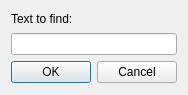
<?xml version="1.0" encoding="UTF-8"?>
<ui version="4.0">
 <class>Dialog</class>
 <widget class="QDialog" name="Dialog">
  <property name="geometry">
   <rect>
    <x>0</x>
    <y>0</y>
    <width>174</width>
    <height>95</height>
   </rect>
  </property>
  <property name="windowTitle">
   <string>Dialog</string>
  </property>
  <layout class="QVBoxLayout" name="verticalLayout">
   <item>
    <layout class="QVBoxLayout" name="verticalLayout_2">
     <item>
      <widget class="QLabel" name="label">
       <property name="minimumSize">
        <size>
         <width>71</width>
         <height>16</height>
        </size>
       </property>
       <property name="maximumSize">
        <size>
         <width>71</width>
         <height>16</height>
        </size>
       </property>
       <property name="text">
        <string>Text to find:</string>
       </property>
      </widget>
     </item>
     <item>
      <widget class="QLineEdit" name="lineEdit"/>
     </item>
    </layout>
   </item>
   <item>
    <widget class="QDialogButtonBox" name="buttonBox">
     <property name="orientation">
      <enum>Qt::Horizontal</enum>
     </property>
     <property name="standardButtons">
      <set>QDialogButtonBox::Cancel|QDialogButtonBox::Ok</set>
     </property>
    </widget>
   </item>
  </layout>
 </widget>
 <resources/>
 <connections>
  <connection>
   <sender>buttonBox</sender>
   <signal>accepted()</signal>
   <receiver>Dialog</receiver>
   <slot>accept()</slot>
   <hints>
    <hint type="sourcelabel">
     <x>248</x>
     <y>254</y>
    </hint>
    <hint type="destinationlabel">
     <x>157</x>
     <y>274</y>
    </hint>
   </hints>
  </connection>
  <connection>
   <sender>buttonBox</sender>
   <signal>rejected()</signal>
   <receiver>Dialog</receiver>
   <slot>reject()</slot>
   <hints>
    <hint type="sourcelabel">
     <x>316</x>
     <y>260</y>
    </hint>
    <hint type="destinationlabel">
     <x>286</x>
     <y>274</y>
    </hint>
   </hints>
  </connection>
 </connections>
</ui>
